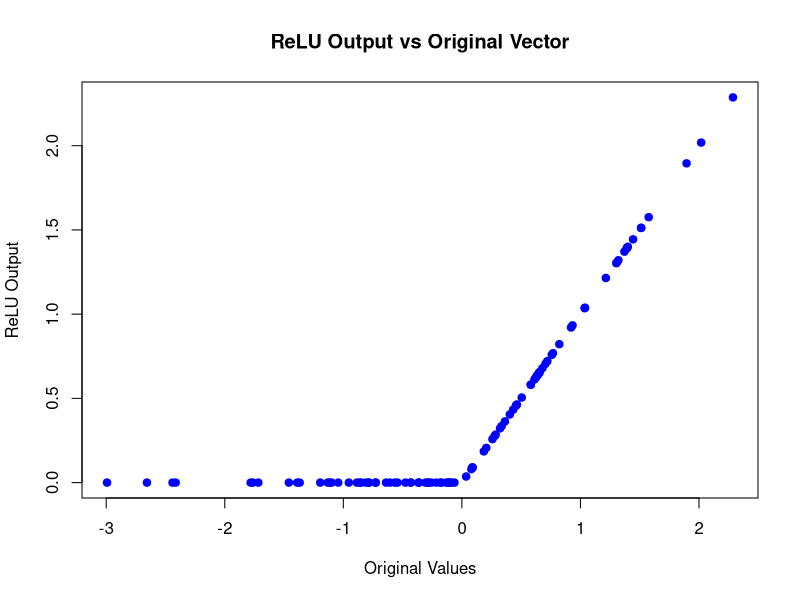

Write the R code that produced this figure.
# Generate a random vector with 100 normally distributed random
# values (with zero average and standard deviation of one). Imple-
# ment the ReLU function. Plot the result with the original vector on
# the x axis and the ReLU output on the y axis.

library(here)
set.seed(42)

# Solution

# Generating the vector 
x <- rnorm(100, mean = 0, sd = 1)

# Implementing the ReLu function
relu <- function(z) {
  pmax(0, z)
}

y <- relu(x)

# Drawing the result 
plot(x, y,
     main = "ReLU Output vs Original Vector",
     xlab = "Original Values",
     ylab = "ReLU Output",
     pch = 19, col = "blue")
